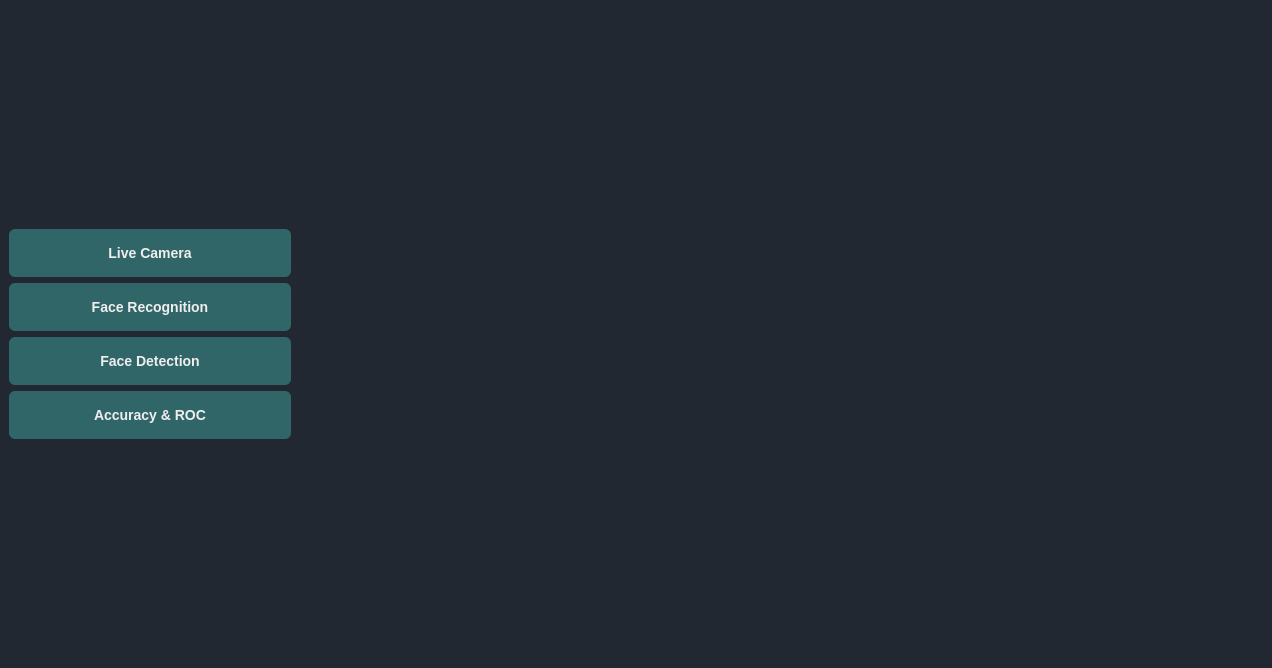
<?xml version="1.0" encoding="UTF-8"?>
<ui version="4.0">
 <class>MainWindow</class>
 <widget class="QMainWindow" name="MainWindow">
  <property name="geometry">
   <rect>
    <x>0</x>
    <y>0</y>
    <width>1272</width>
    <height>668</height>
   </rect>
  </property>
  <property name="windowTitle">
   <string>MainWindow</string>
  </property>
  <widget class="QWidget" name="centralwidget">
   <property name="styleSheet">
    <string notr="true">#centralwidget{
	background-color: #222831;
}
#sidebarFrame{
	
	background-color: #31363F;
}

QPushButton{
	background-color: #316669;
	border: none;
 	border-radius: 6px;
  	color: #EEEEEE;
  	font-size: 14px;
  	font-weight: 500;
  	line-height: 20px;
  	list-style: none;
  	padding: 4px 12px;
  	height:30px;
}
QPushButton:hover{
	background-color: rgba(118, 171, 174, 203);
 	text-decoration: none;
}
QPushButton:focus{
 	outline: 1px transparent;
}
QLabel{
	color: #EEEEEE;
	font-weight: bold;
	font-size: 16px;
}
QGroupBox{
	color: #EEEEEE;
	font-weight: bold;
	font-size: 16px;
	padding:30px 0px 0px 0px;
	border:none;	
}
QLineEdit{
	background-color: #31363F;
	border:none;
	padding:4px 10px;
	border-radius: 3px;
}
QFrame{
	border:none;
}
</string>
   </property>
   <layout class="QHBoxLayout" name="horizontalLayout">
    <property name="spacing">
     <number>0</number>
    </property>
    <property name="leftMargin">
     <number>0</number>
    </property>
    <property name="topMargin">
     <number>0</number>
    </property>
    <property name="rightMargin">
     <number>0</number>
    </property>
    <property name="bottomMargin">
     <number>0</number>
    </property>
    <item>
     <widget class="QFrame" name="frame">
      <property name="minimumSize">
       <size>
        <width>300</width>
        <height>0</height>
       </size>
      </property>
      <property name="styleSheet">
       <string notr="true">QPushButton{
  	height:40px;
}</string>
      </property>
      <property name="frameShape">
       <enum>QFrame::StyledPanel</enum>
      </property>
      <property name="frameShadow">
       <enum>QFrame::Raised</enum>
      </property>
      <layout class="QVBoxLayout" name="verticalLayout">
       <item>
        <spacer name="verticalSpacer">
         <property name="orientation">
          <enum>Qt::Vertical</enum>
         </property>
         <property name="sizeHint" stdset="0">
          <size>
           <width>20</width>
           <height>238</height>
          </size>
         </property>
        </spacer>
       </item>
       <item>
        <widget class="QPushButton" name="liveCameraBtn">
         <property name="text">
          <string>Live Camera</string>
         </property>
        </widget>
       </item>
       <item>
        <widget class="QPushButton" name="faceRecognitionBtn">
         <property name="text">
          <string>Face Recognition</string>
         </property>
        </widget>
       </item>
       <item>
        <widget class="QPushButton" name="faceDetectionBtn">
         <property name="text">
          <string>Face Detection</string>
         </property>
        </widget>
       </item>
       <item>
        <widget class="QPushButton" name="dataAndModelBtn">
         <property name="text">
          <string>Accuracy &amp;&amp; ROC</string>
         </property>
        </widget>
       </item>
       <item>
        <spacer name="verticalSpacer_2">
         <property name="orientation">
          <enum>Qt::Vertical</enum>
         </property>
         <property name="sizeHint" stdset="0">
          <size>
           <width>20</width>
           <height>238</height>
          </size>
         </property>
        </spacer>
       </item>
      </layout>
     </widget>
    </item>
    <item>
     <layout class="QHBoxLayout" name="widgetsLayout">
      <item>
       <widget class="QStackedWidget" name="stackedWidget"/>
      </item>
     </layout>
    </item>
   </layout>
  </widget>
 </widget>
 <resources/>
 <connections/>
</ui>
